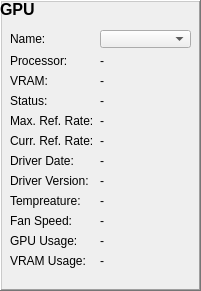
   <widget class="QFrame" name="gpu_frame">
    <property name="geometry">
     <rect>
      <x>220</x>
      <y>30</y>
      <width>201</width>
      <height>291</height>
     </rect>
    </property>
    <property name="frameShape">
     <enum>QFrame::WinPanel</enum>
    </property>
    <property name="frameShadow">
     <enum>QFrame::Raised</enum>
    </property>
    <widget class="QLabel" name="video_title_label">
     <property name="geometry">
      <rect>
       <x>0</x>
       <y>0</y>
       <width>71</width>
       <height>21</height>
      </rect>
     </property>
     <property name="font">
      <font>
       <pointsize>12</pointsize>
       <weight>75</weight>
       <bold>true</bold>
      </font>
     </property>
     <property name="text">
      <string>GPU</string>
     </property>
     <property name="alignment">
      <set>Qt::AlignLeading|Qt::AlignLeft|Qt::AlignTop</set>
     </property>
    </widget>
    <widget class="QWidget" name="formLayoutWidget_2">
     <property name="geometry">
      <rect>
       <x>10</x>
       <y>30</y>
       <width>181</width>
       <height>290</height>
      </rect>
     </property>
     <layout class="QFormLayout" name="cpu_layout_2">
      <item row="1" column="0">
       <widget class="QLabel" name="gpu_name_title_label">
        <property name="text">
         <string>Name:</string>
        </property>
       </widget>
      </item>
      <item row="2" column="0">
       <widget class="QLabel" name="label_20">
        <property name="text">
         <string>Processor:</string>
        </property>
       </widget>
      </item>
      <item row="2" column="1">
       <widget class="QLabel" name="gpu_video_processor_data_label">
        <property name="text">
         <string>-</string>
        </property>
        <property name="wordWrap">
         <bool>true</bool>
        </property>
       </widget>
      </item>
      <item row="3" column="0">
       <widget class="QLabel" name="label_22">
        <property name="text">
         <string>VRAM:</string>
        </property>
       </widget>
      </item>
      <item row="3" column="1">
       <widget class="QLabel" name="gpu_vram_data_label">
        <property name="text">
         <string>-</string>
        </property>
       </widget>
      </item>
      <item row="4" column="0">
       <widget class="QLabel" name="label_24">
        <property name="text">
         <string>Status:</string>
        </property>
       </widget>
      </item>
      <item row="4" column="1">
       <widget class="QLabel" name="gpu_status_data_label">
        <property name="text">
         <string>-</string>
        </property>
       </widget>
      </item>
      <item row="5" column="0">
       <widget class="QLabel" name="label_26">
        <property name="text">
         <string>Max. Ref. Rate:</string>
        </property>
       </widget>
      </item>
      <item row="5" column="1">
       <widget class="QLabel" name="gpu_max_refrate_data_label">
        <property name="text">
         <string>-</string>
        </property>
       </widget>
      </item>
      <item row="6" column="0">
       <widget class="QLabel" name="label_28">
        <property name="text">
         <string>Curr. Ref. Rate:</string>
        </property>
       </widget>
      </item>
      <item row="6" column="1">
       <widget class="QLabel" name="gpu_curr_refrate_data_label">
        <property name="text">
         <string>-</string>
        </property>
       </widget>
      </item>
      <item row="7" column="0">
       <widget class="QLabel" name="label_30">
        <property name="text">
         <string>Driver Date:</string>
        </property>
       </widget>
      </item>
      <item row="7" column="1">
       <widget class="QLabel" name="gpu_driver_date_data_label">
        <property name="text">
         <string>-</string>
        </property>
       </widget>
      </item>
      <item row="8" column="0">
       <widget class="QLabel" name="label_32">
        <property name="text">
         <string>Driver Version:</string>
        </property>
       </widget>
      </item>
      <item row="8" column="1">
       <widget class="QLabel" name="gpu_driver_version_data_label">
        <property name="text">
         <string>-</string>
        </property>
       </widget>
      </item>
      <item row="9" column="0">
       <widget class="QLabel" name="label_34">
        <property name="text">
         <string>Tempreature:</string>
        </property>
       </widget>
      </item>
      <item row="9" column="1">
       <widget class="QLabel" name="gpu_temp_data_label">
        <property name="text">
         <string>-</string>
        </property>
       </widget>
      </item>
      <item row="10" column="0">
       <widget class="QLabel" name="label_39">
        <property name="text">
         <string>Fan Speed:</string>
        </property>
       </widget>
      </item>
      <item row="10" column="1">
       <widget class="QLabel" name="gpu_fan_speed_data_label">
        <property name="text">
         <string>-</string>
        </property>
       </widget>
      </item>
      <item row="11" column="0">
       <widget class="QLabel" name="label_38">
        <property name="text">
         <string>GPU Usage:</string>
        </property>
       </widget>
      </item>
      <item row="11" column="1">
       <widget class="QLabel" name="gpu_usage_data_label">
        <property name="text">
         <string>-</string>
        </property>
       </widget>
      </item>
      <item row="12" column="0">
       <widget class="QLabel" name="label_40">
        <property name="text">
         <string>VRAM Usage:</string>
        </property>
       </widget>
      </item>
      <item row="12" column="1">
       <widget class="QLabel" name="gpu_vram_usage_data_label">
        <property name="text">
         <string>-</string>
        </property>
       </widget>
      </item>
      <item row="1" column="1">
       <widget class="QComboBox" name="gpu_s_combo_box">
        <property name="maximumSize">
         <size>
          <width>108</width>
          <height>18</height>
         </size>
        </property>
       </widget>
      </item>
     </layout>
    </widget>
   </widget>
